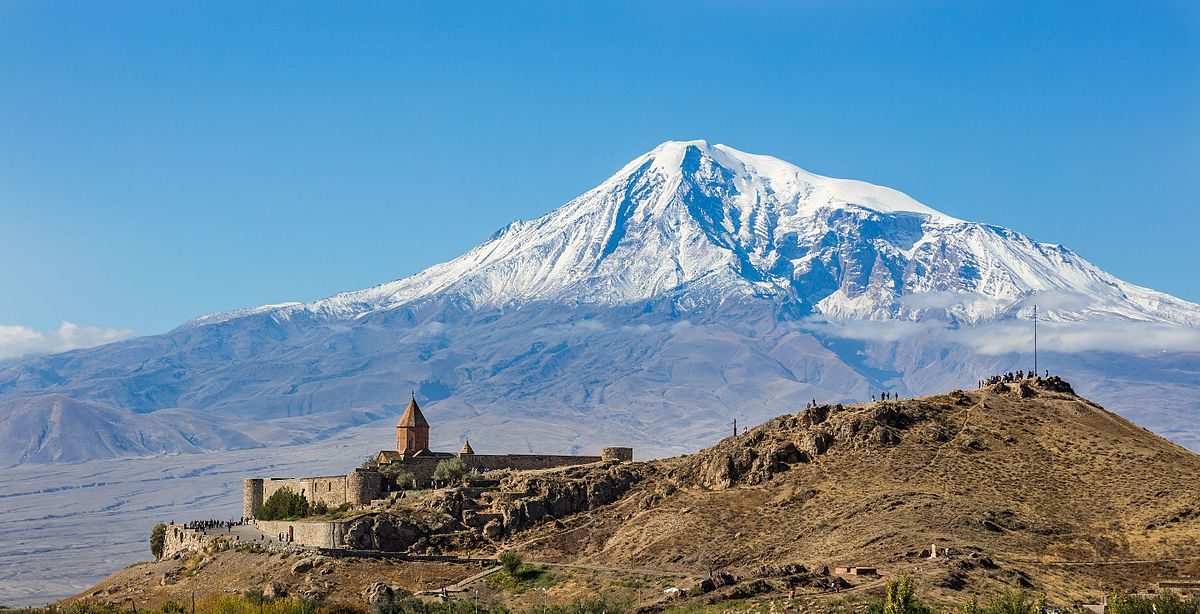
#> input picture OpenCV/img.jpg, 1200 x 614 px
$ jupyter execute krawedzie.ipynb   (older library calls are emulated)
#> lines starting #> are read from the running program, lines starting #| are printed output that depends on the picture; after the words box and inside, x2 and y2 are one past the last pixel; in counts of white or black regions, pixels touching at a corner belong together
[cell 1]
import cv2
import numpy as np

[cell 2]
image = cv2.imread('img.jpg',0)
#> image: shape (614, 1200); min 0, max 255, mean 135

height, width = image.shape
#> height = 614; width = 1200

sobel_x = cv2.Sobel(image, cv2.CV_64F,0,1,ksize=5)
sobel_y = cv2.Sobel(image, cv2.CV_64F,1,0,ksize=5)

cv2.imshow('Original',image)
cv2.waitKey(0)
cv2.imshow('Sobel X', sobel_x)
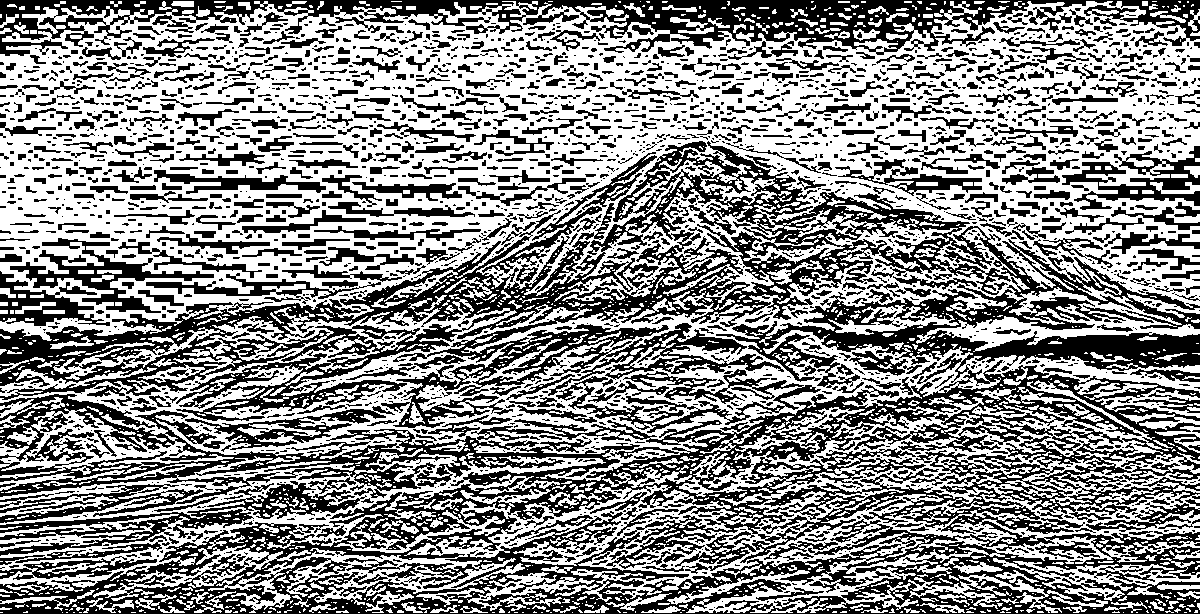
#> window 'Sobel X': shape (614, 1200); 54.9% white; 2703 black regions (1753 under 20 px), largest, box (x1, y1, x2, y2) and area: (0, 141, 1200, 614) 186857, (0, 0, 1200, 56) 24791, (0, 481, 367, 556) 5550
cv2.waitKey(0)
cv2.imshow('Sobel Y', sobel_y)
cv2.waitKey(0)

sobel_OR = cv2.bitwise_or(sobel_x, sobel_y)
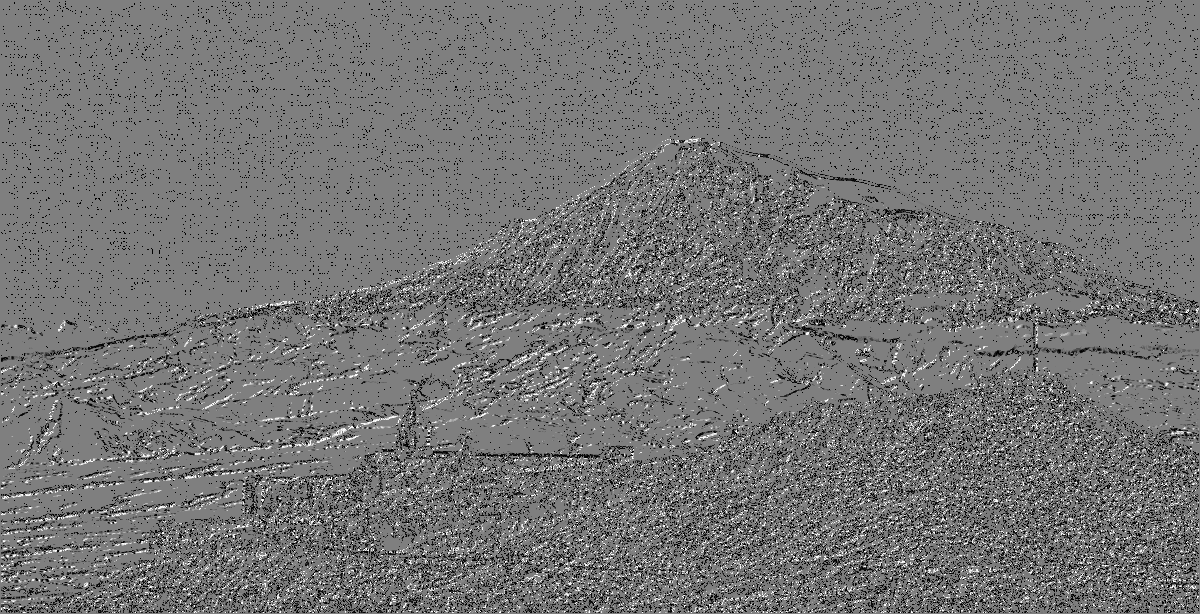
#> sobel_OR: shape (614, 1200) float64; 1.52% of the values are NaN or infinite; the others: min -131056, max 131056, mean -8005.6; drawn with min black, max white, NaN and infinite black
cv2.imshow('sobel_OR', sobel_OR)
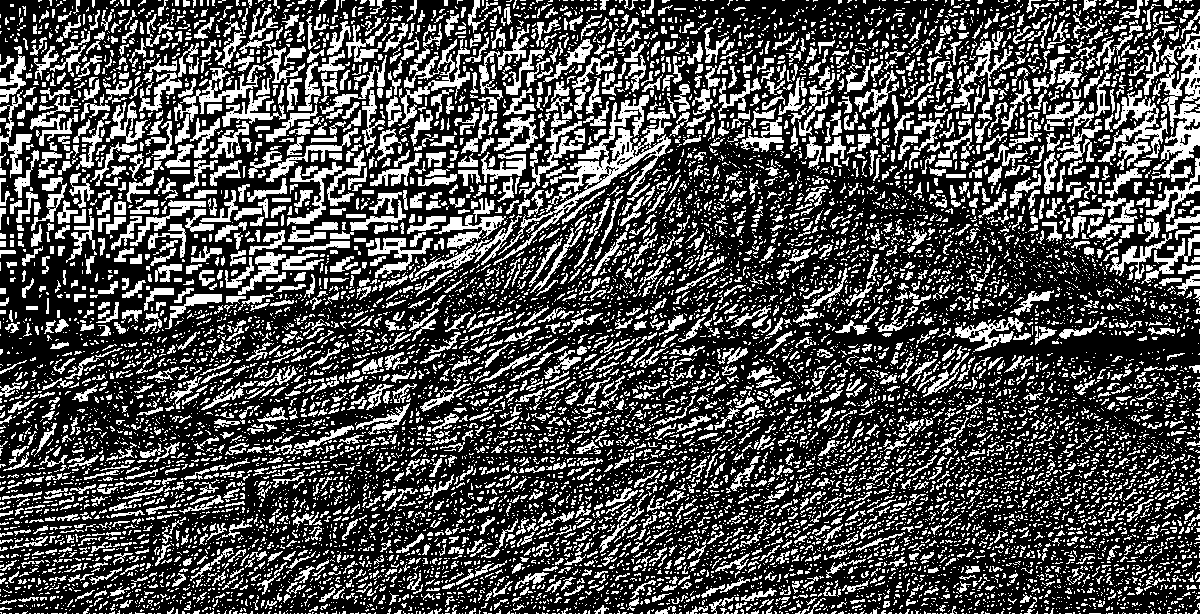
#> window 'sobel_OR': shape (614, 1200); 31.1% white; 11833 white regions (9459 under 20 px), largest, box (x1, y1, x2, y2) and area: (493, 95, 672, 265) 4241, (1151, 31, 1200, 180) 2564, (1098, 90, 1168, 170) 1793
cv2.waitKey(0)

laplacian = cv2.Laplacian(image, cv2.CV_64F)
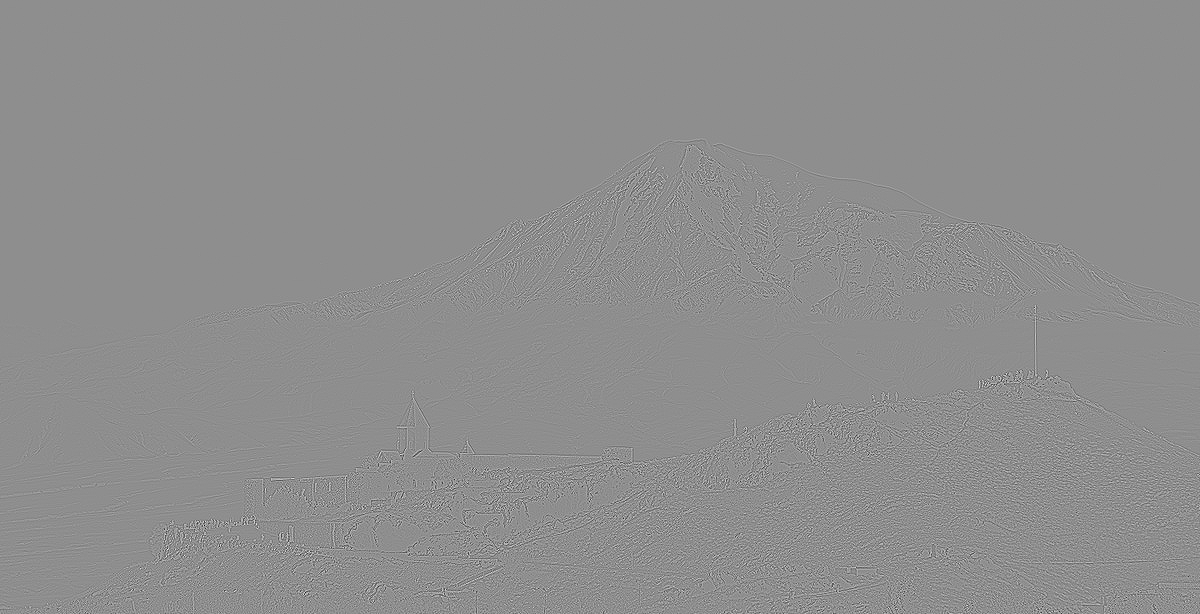
#> laplacian: shape (614, 1200) float64; min -788, max 623, mean 0; drawn with min black and max white
cv2.imshow('Laplacian',laplacian)
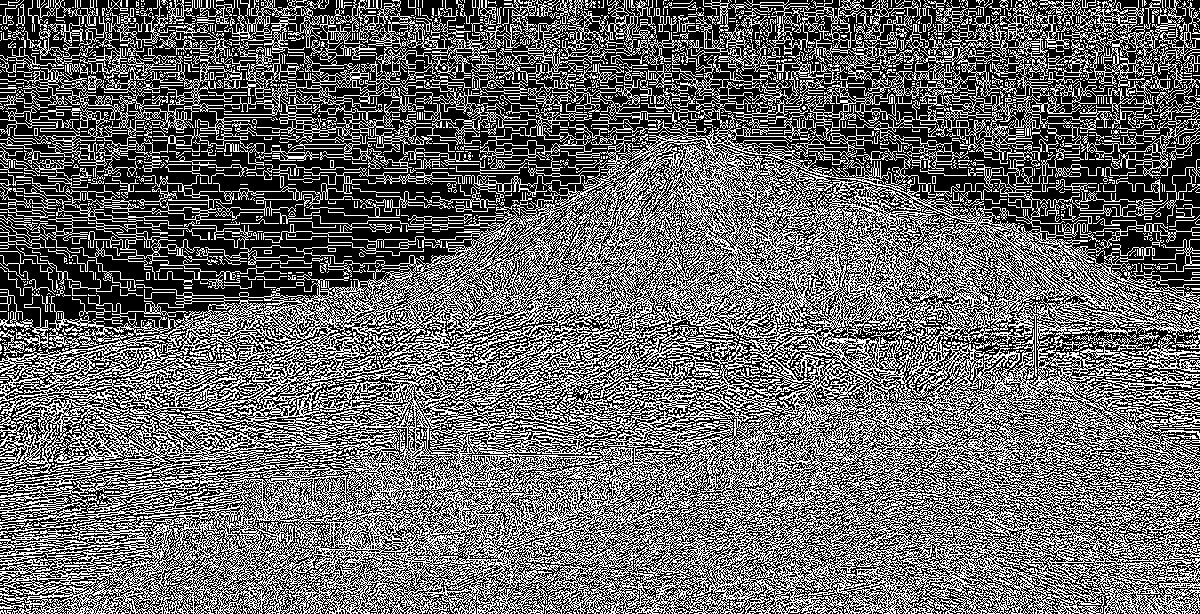
#> window 'Laplacian': shape (614, 1200); 40.9% white in thin lines or dots
cv2.waitKey(0)

canny = cv2.Canny(image,150,250)
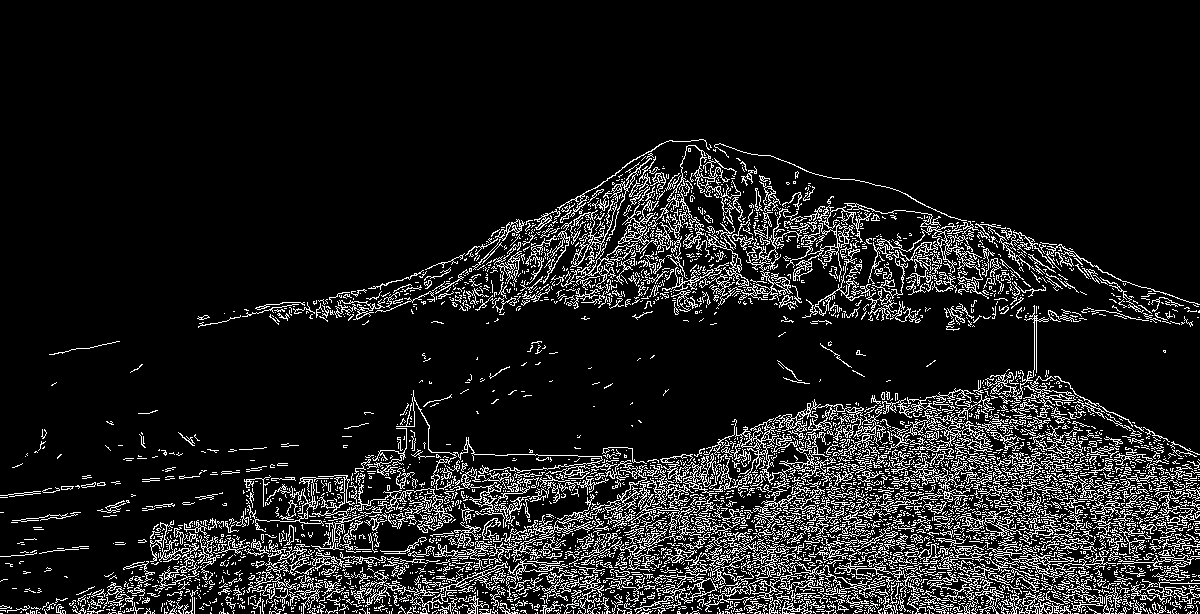
#> canny: shape (614, 1200); 11.2% white in thin lines or dots, all inside (x1, y1, x2, y2) = (0, 139, 1200, 614)
cv2.imshow('Canny',canny)
cv2.waitKey(0)
cv2.destroyAllWindows()
